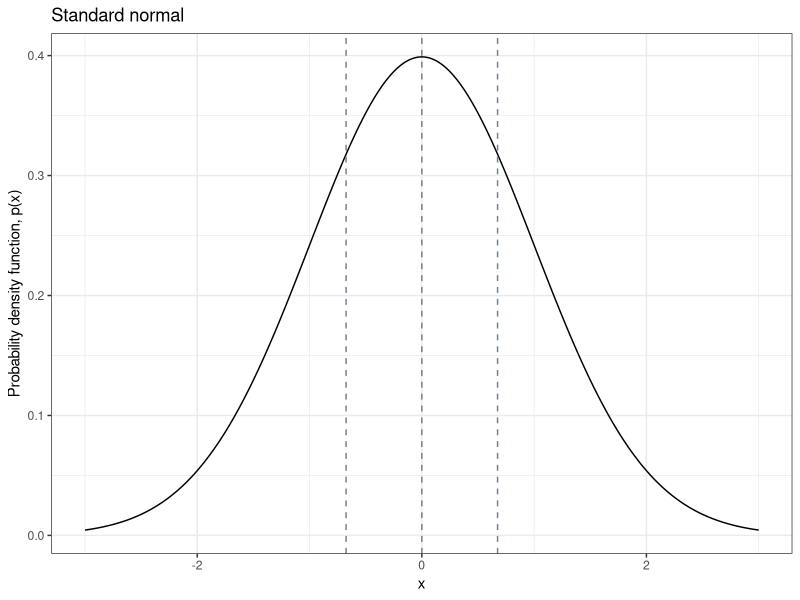
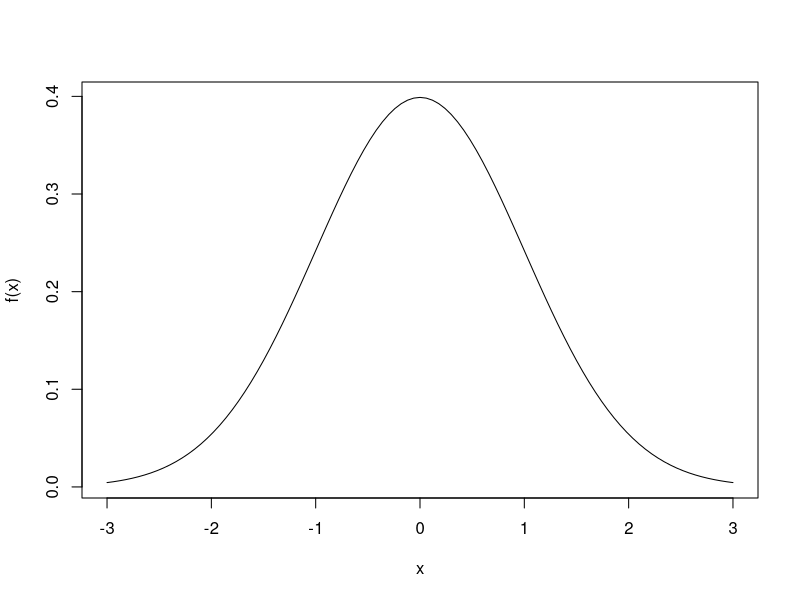
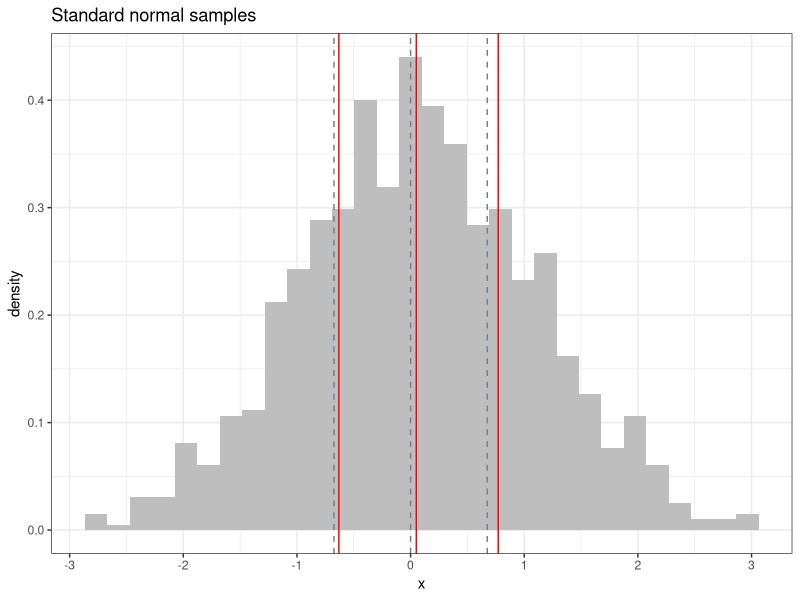

Here is the R script that generated these plots, in order:
## ----libraries, message=FALSE, warning=FALSE, cache=FALSE-------------------------------------------------------------
library("dplyr")
library("ggplot2")
# library("gridExtra")


## ----set_seed---------------------------------------------------------------------------------------------------------
set.seed(2)


## ----quantiles--------------------------------------------------------------------------------------------------------
d <- data.frame(x = seq(-3, 3, by = 0.01)) %>%
  dplyr::mutate(y = dnorm(x))

quartiles = (1:3)/4
ggplot(d, aes(x=x,y=y)) + 
  geom_line() + 
  geom_vline(xintercept = qnorm(p = quartiles), 
             color = "slategray", linetype = "dashed") + 
  labs(y = "Probability density function, p(x)",
       title = "Standard normal") +
  theme_bw()

curve(expr = dnorm, from = -3, to = 3, ylab = "f(x)")


## ----sample_quantiles, dependson='quantiles'--------------------------------------------------------------------------
n = 1000
sample = data.frame(x=rnorm(n))
ggplot(sample, aes(x=x)) + 
  geom_histogram(aes(y=after_stat(density)), fill = "gray") + 
  geom_vline(xintercept = quantile(sample$x, prob = quartiles),
             color = "red") + 
  geom_vline(xintercept = qnorm(p = quartiles), 
             color = "slategray", linetype = "dashed") + 
  labs(title = "Standard normal samples") +
  theme_bw()
